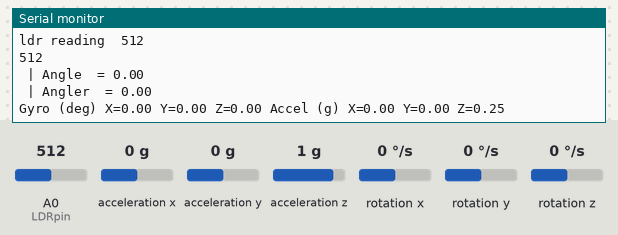
Recording of a sketch running on a simulated Arduino Uno, built with avr-gcc and run on an emulated ATmega328P. On the bench: the last lines printed to the serial monitor. Wiring (inferred from the names in the program): MPU-6050 motion sensor at I2C address 0x68. The inputs (shaded band) are chosen by the test bench; at power-on: acceleration z 1 g, A0 (LDRpin) = 512, acceleration x 0 g, acceleration y 0 g, rotation x 0 °/s, rotation y 0 °/s, rotation z 0 °/s.

Above: at 5.9 s.
6.0 s: acceleration z set to 0 g
At 6.6 s:
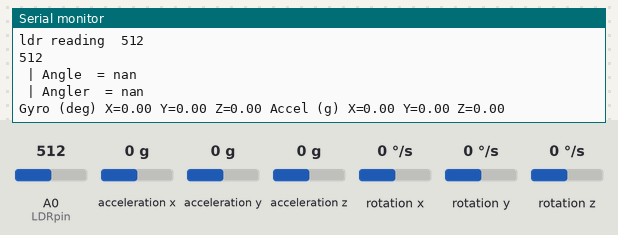
7.5 s: A0 (LDRpin) set to 716
9.0 s: acceleration x set to -1.4 g
At 9.7 s:
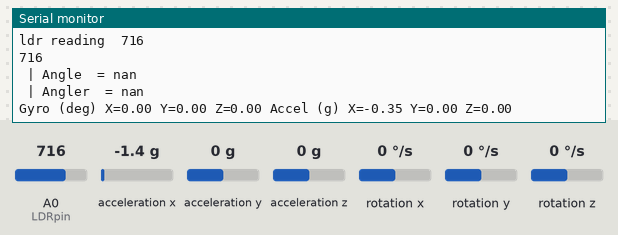
Timing chart, 0 to 10.0 s (numbered marks = the images above; inputs shaded):
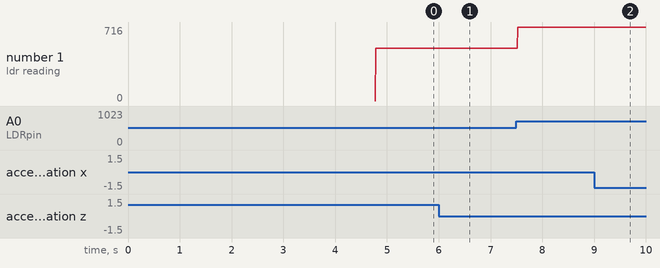

The sketch:

mpu_sml_ldr_mod.ino
```cpp
#include <SoftwareSerial.h>
#include <Wire.h>
#define LDRpin A0 // pin where we connected the LDR and the resistor
#define anglepin A1
//int digital;
//SoftwareSerial mySerial(10,11); // RX, TX

long accelX, accelY, accelZ;
float gForceX, gForceY, gForceZ;

long gyroX, gyroY, gyroZ;
float rotX, rotY, rotZ;
int l;
//----------------------------------------------------------------------------------
int gyro_x, gyro_y, gyro_z;
long gyro_x_cal, gyro_y_cal, gyro_z_cal;
boolean set_gyro_angles;

long acc_x, acc_y, acc_z, acc_total_vector;
float angle_roll_acc, angle_pitch_acc;

float angle_pitch, angle_roll,S;
int angle_pitch_buffer, angle_roll_buffer;
float angle_pitch_output, angle_roll_output;

long loop_timer, angle;
int temp;

int LDRValue = 0;     // result of reading the analog pin
long anglevalue=0;

void setup() {
   Wire.begin();
   //Serial.begin(9600);
   //mySerial.begin(115200);
    setupMPU();
 //-----------------------------------------------------------------------------------
 for (int cal_int = 0; cal_int < 1000 ; cal_int ++){                  //Read the raw acc and gyro data from the MPU-6050 for 1000 times
    read_mpu_6050_data();
    gyro_x_cal += gyro_x;                                              //Add the gyro x offset to the gyro_x_cal variable
    gyro_y_cal += gyro_y;                                              //Add the gyro y offset to the gyro_y_cal variable
    gyro_z_cal += gyro_z;                                              //Add the gyro z offset to the gyro_z_cal variable
    delay(3);                                                          //Delay 3us to have 250Hz for-loop
  }

  // divide by 1000 to get avarage offset
  gyro_x_cal /= 1000;
  gyro_y_cal /= 1000;
  gyro_z_cal /= 1000;
  Serial.begin(115200);
  loop_timer = micros();

}
void loop() {
  read_mpu_6050_data();
  printData();
  LDRValue = analogRead(LDRpin); // read the value from the LDR
  Serial.println(LDRValue);      // print the value to the serial port
  //-------------------------------------------------------------------------------------
 //Subtract the offset values from the raw gyro values
  gyro_x -= gyro_x_cal;
  gyro_y -= gyro_y_cal;
  gyro_z -= gyro_z_cal;

  //Gyro angle calculations . Note 0.0000611 = 1 / (250Hz x 65.5)
  angle_pitch += gyro_x * 0.0000611;                                   //Calculate the traveled pitch angle and add this to the angle_pitch variable
  angle_roll += gyro_y * 0.0000611;                                    //Calculate the traveled roll angle and add this to the angle_roll variable
  //0.000001066 = 0.0000611 * (3.142(PI) / 180degr) The Arduino sin function is in radians
  angle_pitch += angle_roll * sin(gyro_z * 0.000001066);               //If the IMU has yawed transfer the roll angle to the pitch angel
  angle_roll -= angle_pitch * sin(gyro_z * 0.000001066);               //If the IMU has yawed transfer the pitch angle to the roll angel

  //Accelerometer angle calculations
  acc_total_vector = sqrt((acc_x*acc_x)+(acc_y*acc_y)+(acc_z*acc_z));  //Calculate the total accelerometer vector
  //57.296 = 1 / (3.142 / 180) The Arduino asin function is in radians
  angle_pitch_acc = asin((float)acc_y/acc_total_vector)* 57.296;       //Calculate the pitch angle
  angle_roll_acc = asin((float)acc_x/acc_total_vector)* -57.296;       //Calculate the roll angle

  angle_pitch_acc -= 0.0;                                              //Accelerometer calibration value for pitch
  angle_roll_acc -= 0.0;                                               //Accelerometer calibration value for roll

  if(set_gyro_angles){                                                 //If the IMU is already started
    angle_pitch = angle_pitch * 0.9996 + angle_pitch_acc * 0.0004;     //Correct the drift of the gyro pitch angle with the accelerometer pitch angle
    angle_roll = angle_roll * 0.9996 + angle_roll_acc * 0.0004;        //Correct the drift of the gyro roll angle with the accelerometer roll angle
  }
  else{                                                                //At first start
    angle_pitch = angle_pitch_acc;                                     //Set the gyro pitch angle equal to the accelerometer pitch angle
    angle_roll = angle_roll_acc;                                       //Set the gyro roll angle equal to the accelerometer roll angle
    set_gyro_angles = true;                                            //Set the IMU started flag
  }

  //To dampen the pitch and roll angles a complementary filter is used
  angle_pitch_output = angle_pitch_output * 0.9 + angle_pitch * 0.1;   //Take 90% of the output pitch value and add 10% of the raw pitch value
  angle_roll_output = angle_roll_output * 0.9 + angle_roll * 0.1;      //Take 90% of the output roll value and add 10% of the raw roll value
  Serial.print(" | Angle  = "); Serial.println(angle_pitch_output*2);
  Serial.print(" | Angler  = "); Serial.println(angle_roll_output*2);
 while(micros() - loop_timer < 4000);                                 //Wait until the loop_timer reaches 4000us (250Hz) before starting the next loop
 loop_timer = micros();//Reset the loop timer
  //delay(200);
}
void setupMPU() {
  Wire.beginTransmission(0b1101000); //This is the I2C address of the MPU (b1101000/b1101001 for AC0 low/high datasheet sec. 9.2)
  Wire.write(0x6B); //Accessing the register 6B - Power Management (Sec. 4.28)
  Wire.write(0b00000000); //Setting SLEEP register to 0. (Required; see Note on p. 9)
  Wire.endTransmission();
  Wire.beginTransmission(0b1101000); //I2C address of the MPU
  Wire.write(0x1B); //Accessing the register 1B - Gyroscope Configuration (Sec. 4.4)
  Wire.write(0x08); //Setting the gyro to full scale +/- 500deg./s
  Wire.endTransmission();
  Wire.beginTransmission(0b1101000); //I2C address of the MPU
  Wire.write(0x1C); //Accessing the register 1C - Acccelerometer Configuration (Sec. 4.5)
  Wire.write(0x10); //Setting the accel to +/- 8g
  Wire.endTransmission();
}

/*void recordAccelRegisters() {
  Wire.beginTransmission(0b1101000); //I2C address of the MPU
  Wire.write(0x3B); //Starting register for Accel Readings
  Wire.endTransmission();
  Wire.requestFrom(0b1101000, 6); //Request Accel Registers (3B - 40)
  while (Wire.available() < 6);
  accelX = Wire.read() << 8 | Wire.read(); //Store first two bytes into accelX
  accelY = Wire.read() << 8 | Wire.read(); //Store middle two bytes into accelY
  accelZ = Wire.read() << 8 | Wire.read(); //Store last two bytes into accelZ
  processAccelData();
}
*/
//**********************************************************************************

void read_mpu_6050_data(){                                             //Subroutine for reading the raw gyro and accelerometer data
  Wire.beginTransmission(0x68);                                        //Start communicating with the MPU-6050
  Wire.write(0x3B);                                                    //Send the requested starting register
  Wire.endTransmission();                                              //End the transmission
  Wire.requestFrom(0x68,14);                                           //Request 14 bytes from the MPU-6050
  while(Wire.available() < 14);                                        //Wait until all the bytes are received
  acc_x = Wire.read()<<8|Wire.read();
  acc_y = Wire.read()<<8|Wire.read();
  acc_z = Wire.read()<<8|Wire.read();
  temp = Wire.read()<<8|Wire.read();
  gyro_x = Wire.read()<<8|Wire.read();
  gyro_y = Wire.read()<<8|Wire.read();
  gyro_z = Wire.read()<<8|Wire.read();
}
void processAccelData() {
  gForceX = acc_x / 16384.0;
  gForceY = acc_y / 16384.0;
  gForceZ = acc_z / 16384.0;
}

/*void recordGyroRegisters() {
  Wire.beginTransmission(0b1101000); //I2C address of the MPU
  Wire.write(0x43); //Starting register for Gyro Readings
  Wire.endTransmission();
  Wire.requestFrom(0b1101000, 6); //Request Gyro Registers (43 - 48)
  while (Wire.available() < 6);
  gyroX = Wire.read() << 8 | Wire.read(); //Store first two bytes into accelX
  gyroY = Wire.read() << 8 | Wire.read(); //Store middle two bytes into accelY
  gyroZ = Wire.read() << 8 | Wire.read(); //Store last two bytes into accelZ
  processGyroData();
}
*/
void processGyroData() {
  rotX = gyro_x / 131.0;
  rotY = gyro_y / 131.0;
  rotZ = gyro_z / 131.0;
}

void printData() {
  processAccelData();
  processGyroData();
  Serial.print("Gyro (deg)");
  Serial.print(" X=");
  Serial.print(rotX);
  Serial.print(" Y=");
  Serial.print(rotY);
  Serial.print(" Z=");
  Serial.print(rotZ);
  Serial.print(" Accel (g)");
  Serial.print(" X=");
  Serial.print(gForceX);
  Serial.print(" Y=");
  Serial.print(gForceY);
  Serial.print(" Z=");
  Serial.println(gForceZ);
  Serial.print("ldr reading  ");
  Serial.println(LDRValue);
}
```

Measured:
- after the input at 6.0 s, the serial monitor: prints a new line at once (image 1)
- after the input at 9.0 s, the serial monitor: prints a new line at once (image 2)
- plotted number 1: 512 → 716 after the input at 7.5 s
